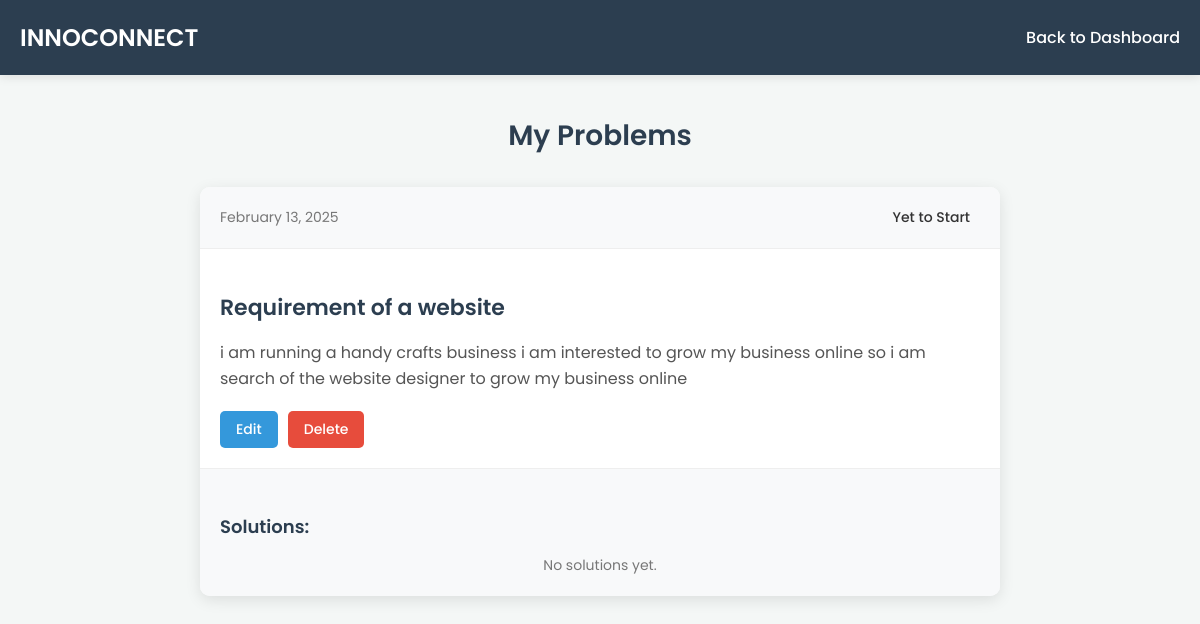
Page /my_problems/ (signed in) on the committed database.
### team/models.py (models this page shows, shortened)
class Problem(models.Model):
    STATUS_CHOICES = [
        ('yet_to_start', 'Yet to Start'),
        ('ongoing', 'Ongoing'),
        ('done', 'Done'),
    ]
    problem_id = models.UUIDField(default=uuid.uuid4, editable=False, unique=True)
    user = models.ForeignKey(CustomUser, on_delete=models.CASCADE)
    title = models.CharField(max_length=255)
    description = models.TextField()
    created_at = models.DateTimeField(auto_now_add=True)
    status = models.CharField(max_length=20, choices=STATUS_CHOICES, default='yet_to_start')

### team/views.py (the view)
# urls.py: path('my_problems/', views.my_problems, name='my_problems'),
@login_required
def my_problems(request):
    if request.user.is_authenticated:
        user_problems = Problem.objects.filter(user=request.user).prefetch_related('solutions')
        problems_with_solutions = []
        for problem in user_problems:
            problems_with_solutions.append({
                'problem': problem,
                'solutions': problem.solutions.all()
            })
        return render(request, 'my_problems.html', {'problems_with_solutions': problems_with_solutions})
    else:
        return redirect('login') # Ensure 'login' is the name of your login page URL

### team/templates/my_problems.html (shortened to what this page needs)
{% load static %}
<!DOCTYPE html>
<html lang="en">
<head>
</head>
<body>
    <div class="header">
        <div id="website-name"><h1>INNOCONNECT</h1></div>
        <a href="{% url 'user' %}" class="dashboard-link">Back to Dashboard</a>
    </div>
    <div class="container">
        <h2 class="page-title">My Problems</h2>
        {% if problems_with_solutions %}
            {% for item in problems_with_solutions %}
                <div class="card">
                    <div class="card-header">
                        <span class="post-date">{{ item.problem.created_at|date:"F d, Y" }}</span>
                        <span class="status-label {{ item.problem.status|lower }}">{{ item.problem.get_status_display }}</span>
                    </div>
                    <div class="card-body">
                        <h3 class="post-title">{{ item.problem.title }}</h3>
                        <p class="post-description">{{ item.problem.description }}</p>
                        <div class="post-actions">
                            <a href="{% url 'edit_problem' item.problem.id %}" class="btn edit-button">Edit</a>
                            <a href="{% url 'delete_problem' item.problem.id %}" class="btn delete-button" onclick="return confirm('Are you sure you want to delete this post?');">Delete</a>
                        </div>
                    </div>
                    <div class="solutions-section">
                        <h4>Solutions:</h4>
                        <ul class="solutions-list">
                            {% for solution in item.solutions %}
                                <li class="solution-item">
                                    <div class="solution-header">
                                        <strong class="solution-author">{{ solution.organizer.username }}</strong>
                                        <span class="solution-timestamp">{{ solution.timestamp|date:"F d, Y H:i" }}</span>
                                    </div>
                                    <p class="solution-text">{{ solution.solution_text }}</p>
                                </li>
                            {% empty %}
                                <li class="no-solutions">No solutions yet.</li>
                            {% endfor %}
                        </ul>
                    </div>
                </div>
            {% endfor %}
        {% else %}
            <p class="no-problems">No problems posted yet.</p>
        {% endif %}
    </div>
</body>
</html>

### team/templates/my_problems.html (style rules this page uses)
body { font-family: 'Poppins', sans-serif; background-color: #f4f7f6; margin: 0; padding: 0; color: #333; }
.header { background-color: #2c3e50; color: #fff; padding: 20px; display: flex; justify-content: space-between; align-items: center; box-shadow: 0 2px 10px rgba(0, 0, 0, 0.1); }
#website-name h1 { margin: 0; font-size: 24px; font-weight: 600; }
.dashboard-link { color: #fff; text-decoration: none; font-size: 16px; font-weight: 500; transition: color 0.3s ease; }
.container { max-width: 800px; margin: 40px auto; padding: 0 20px; }
.page-title { text-align: center; font-size: 28px; font-weight: 600; margin-bottom: 30px; color: #2c3e50; }
.card { background-color: #fff; border-radius: 10px; box-shadow: 0 4px 15px rgba(0, 0, 0, 0.1); margin-bottom: 20px; overflow: hidden; transition: transform 0.3s ease, box-shadow 0.3s ease; }
.card-header { display: flex; justify-content: space-between; align-items: center; padding: 15px 20px; background-color: #f8f9fa; border-bottom: 1px solid #eee; }
.post-date { font-size: 14px; color: #777; }
.status-label { font-size: 14px; font-weight: 500; padding: 5px 10px; border-radius: 20px; }
.card-body { padding: 20px; }
.post-title { font-size: 22px; font-weight: 600; margin-bottom: 10px; color: #2c3e50; }
.post-description { font-size: 16px; line-height: 1.6; color: #555; margin-bottom: 20px; }
.post-actions { display: flex; gap: 10px; }
.btn { padding: 8px 16px; border-radius: 5px; font-size: 14px; font-weight: 500; text-decoration: none; transition: background-color 0.3s ease; }
.edit-button { background-color: #3498db; color: #fff; }
.delete-button { background-color: #e74c3c; color: #fff; }
.solutions-section { padding: 20px; background-color: #f8f9fa; border-top: 1px solid #eee; }
.solutions-section h4 { font-size: 18px; font-weight: 600; margin-bottom: 15px; color: #2c3e50; }
.solutions-list { list-style: none; padding: 0; margin: 0; }
.no-solutions { text-align: center; font-size: 14px; color: #777; }

### rows in the picture
Problem: problem.created_at "February 13, 2025", problem.status "Yet to Start", problem "Requirement of a website", problem.description "i am running a handy crafts business i am interested to grow my business online so i am search of the website designer to grow my business online"
